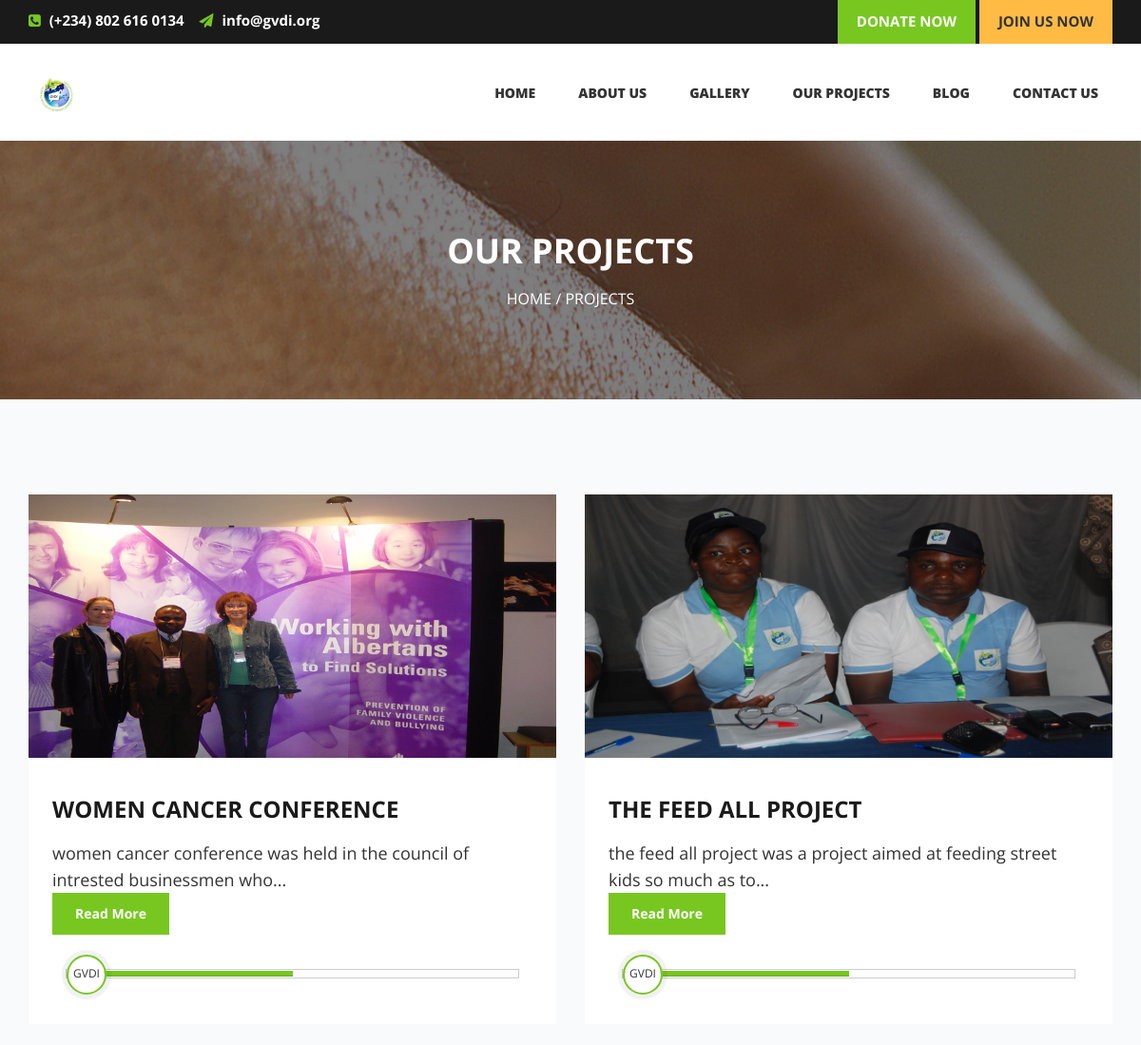
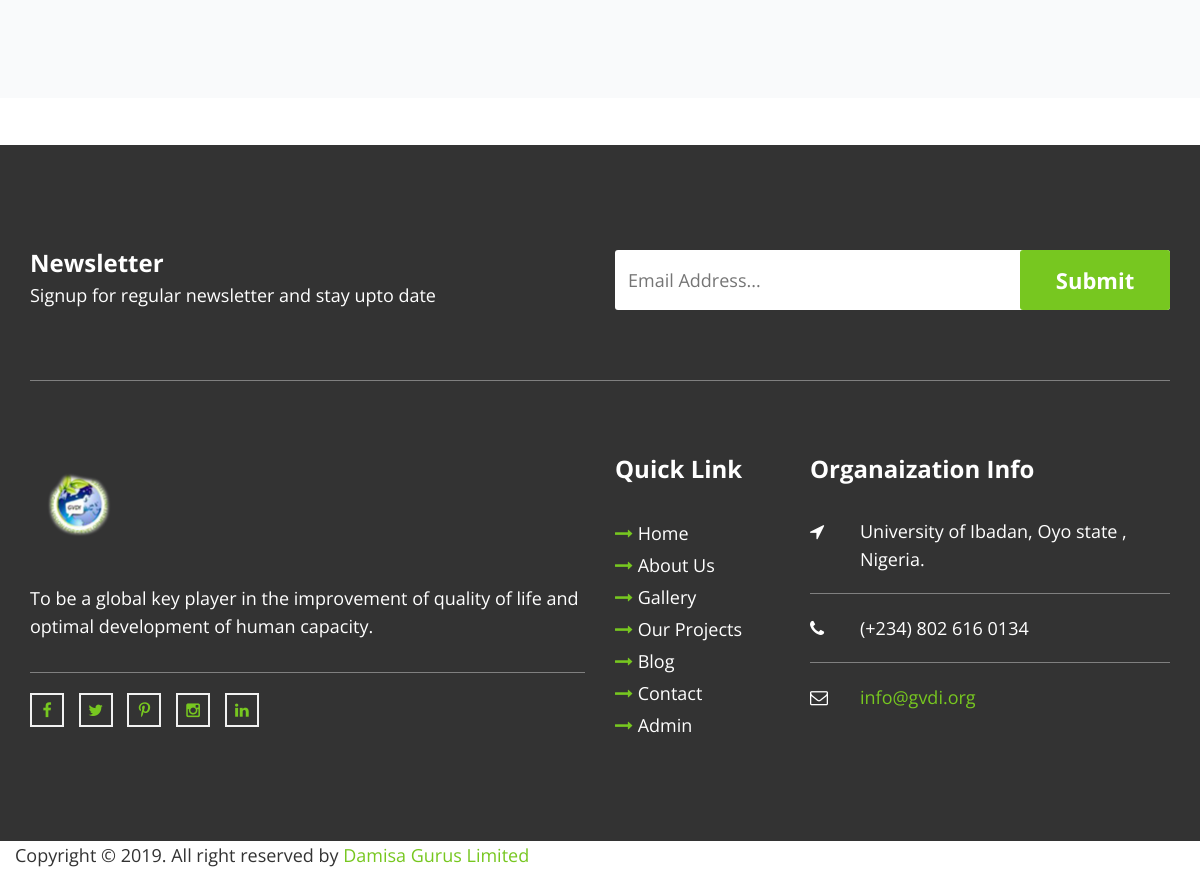
/causes.php, run on the app's committed database (2 pictures, top to bottom).
### tables this page shows
CREATE TABLE `project_table` (
  `id` int(11) NOT NULL,
  `proj_title` varchar(1000) NOT NULL,
  `proj_details` varchar(5000) NOT NULL,
  `proj_img` varchar(1000) NOT NULL,
  `date` varchar(1000) NOT NULL
);

### projpage.php (called while the page is built, shortened)
<?php
	$page_rows = 4;
	$pagenum = 1;
	$limit = 'LIMIT ' .($pagenum - 1) * $page_rows .',' .$page_rows;
?>

### causes.php (the view, shortened to what this page needs)
<?php
include("projpage.php");
 ?>
<!DOCTYPE html>
 <html lang="en">
<head>
        <link rel="stylesheet" href="css/bootstrap.min.css" />
        <link href="css/font-awesome.min.css" rel="stylesheet" type="text/css" >
        <link href="css/animate.css" rel="stylesheet" type="text/css" >
        <link href="css/owl.carousel.css" rel="stylesheet" type="text/css" >
        <link href="css/venobox.css" rel="stylesheet" type="text/css" >
        <link rel="stylesheet" href="css/styles.css" />
    <body>
        <header class="main-header clearfix">
            <div class="top-bar">
                <div class="container">
                    <div class="row clearfix">
                        <div class="col-md-6 col-sm-12">
                            <span class="top-phone-no">
                                <i class="fa fa-phone-square"></i>
                                (+234) 802 616 0134
                            </span>
                            <span class="top-email-info">
                                <i class="fa fa-paper-plane"></i>
                                <a href="#">info@gvdi.org</a>
                            </span>
                        </div>
                        <div class="col-md-6 col-sm-12 text-right hidden-xs top-donation-btn-container">
                            <a href="#" title="Donate Now" class="btn top-donate-btn" >Donate Now</a>
                            <a href="#" title="Join Now" class="btn top-join-btn" >Join Us Now</a>
                        </div>
                    </div>
                </div>
            </div>
                <?php include("header.php"); ?>
        </header>
        <section class="page-header" data-stellar-background-ratio="0.1">
            <div class="container">
              <div class="row">
                  <div class="col-sm-12 text-center">
                      <h3>
                         our Projects
                      </h3>
                      <p class="page-breadcrumb">
                          <a href="index.php">Home</a> / Projects
                      </p>
                  </div>
             </div>
         </div>
        </section>
        <section class="section-content-block section-secondary-bg">
            <div class="container wow fadeInUp">
                 <div class="row">
				 <?php
                $query= "SELECT *  FROM project_table  ORDER BY id  DESC $limit";
                $run=mysqli_query($conn,$query);
                 while ($fetch= mysqli_fetch_array($run) ) {
                 $me= $fetch["proj_img"];
                  $id=$fetch['id'] ;
                  $title=$fetch['proj_title'];
                ?>
					<div class="col-md-6 col-sm-6">
					    <div class="cause-wrapper xs-margin">
                                <div class="col-sm-12 no-padding">
                                    <figure class="cause-img">
                                        <img src="admin/gallery/<?php  echo $me; ?>" alt="Cause" />
                                    </figure>
                                </div>
                                <div class="col-sm-12 no-padding">
                                    <div class="cause-content">
                                        <div class="cause-text">
                                            <h5><a href="#"> <?php  echo " <a href='cause-single.php?id=$id'>$title</a>"; ?></a></h5>
                                            <p><?php
                  $string= $fetch['proj_details'];
$stringstrip=strip_tags($string);
if (strlen($stringstrip) > 80) {
  $stringcut= substr($stringstrip, 0, 80);
  $endpoint=strrpos($stringcut, ' ');
  $stringview= $endpoint? substr($stringcut, 0, $endpoint):substr($stringcut, 0);
  echo $stringview. "...<br><a href='cause-single.php?id= $id 'class='btn readmore text-right'>Read More</a>";
}else{
  echo $string;
}
                 ?> </p>
                                        </div>
                                        <div class="col-sm-12">
                                                <div class="progress">
                                                    <div style="width: 50%" aria-valuemax="100" aria-valuemin="0" aria-valuenow="50" role="progressbar" class="progress-bar progress-bcm"></div>
                                                    <span data-raised_percentage="" class="fund-raised">GVDI</span>
                                                </div>
                                            </div>
                                    </div>
                                </div>
						</div>
					</div>
                     <?php } ?>
                </div>
            </div>
        </section>
         <div class="blog-pagination text-center clearfix">
                            </div>
        <?php include('footer.php'); ?>
   </body>
</html>

### data on the page
project_table: proj_img (picture), proj_title "WOMEN CANCER CONFERENCE", proj_details "women cancer conference was held in the council of intrested businessmen who"
project_table: proj_img (picture), proj_title "THE FEED ALL PROJECT", proj_details "the feed all project was a project aimed at feeding street kids so much as to"
